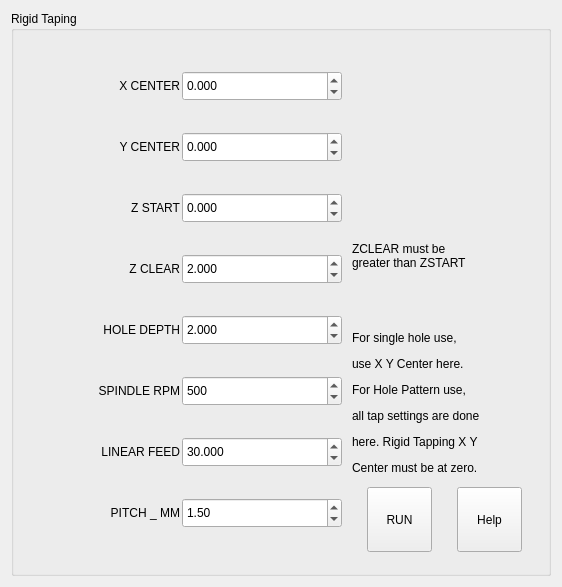
            <widget class="QWidget" name="tab_12">
             <attribute name="title">
              <string>Rigid Tap</string>
             </attribute>
             <layout class="QVBoxLayout" name="verticalLayout_23">
              <item>
               <widget class="QGroupBox" name="groupBox_8">
                <property name="minimumSize">
                 <size>
                  <width>540</width>
                  <height>565</height>
                 </size>
                </property>
                <property name="title">
                 <string>Rigid Taping</string>
                </property>
                <layout class="QHBoxLayout" name="horizontalLayout_28">
                 <item>
                  <layout class="QGridLayout" name="gridLayout_15">
                   <property name="topMargin">
                    <number>2</number>
                   </property>
                   <property name="rightMargin">
                    <number>2</number>
                   </property>
                   <property name="bottomMargin">
                    <number>2</number>
                   </property>
                   <property name="spacing">
                    <number>2</number>
                   </property>
                   <item row="0" column="1">
                    <widget class="QDoubleSpinBox" name="ops_tap_x_center">
                     <property name="minimumSize">
                      <size>
                       <width>160</width>
                       <height>30</height>
                      </size>
                     </property>
                     <property name="toolTip">
                      <string>&lt;html&gt;&lt;head/&gt;&lt;body&gt;&lt;p&gt;Tap X center value. Leave at 0 to start over the active offset X0 Y0 and must be 0 when used with the pattern tab.&lt;/p&gt;&lt;/body&gt;&lt;/html&gt;</string>
                     </property>
                     <property name="toolTipDuration">
                      <number>-1</number>
                     </property>
                     <property name="decimals">
                      <number>3</number>
                     </property>
                     <property name="minimum">
                      <double>-999.000000000000000</double>
                     </property>
                     <property name="maximum">
                      <double>999.000000000000000</double>
                     </property>
                     <property name="singleStep">
                      <double>0.010000000000000</double>
                     </property>
                     <property name="value">
                      <double>0.000000000000000</double>
                     </property>
                     <property name="function" stdset="0">
                      <string>set_var</string>
                     </property>
                     <property name="variable" stdset="0">
                      <string>2060</string>
                     </property>
                     <property name="input" stdset="0">
                      <string>number</string>
                     </property>
                    </widget>
                   </item>
                   <item row="2" column="0">
                    <widget class="QLabel" name="label_62">
                     <property name="minimumSize">
                      <size>
                       <width>120</width>
                       <height>30</height>
                      </size>
                     </property>
                     <property name="text">
                      <string>Z START</string>
                     </property>
                     <property name="alignment">
                      <set>Qt::AlignRight|Qt::AlignTrailing|Qt::AlignVCenter</set>
                     </property>
                    </widget>
                   </item>
                   <item row="0" column="0">
                    <widget class="QLabel" name="label_70">
                     <property name="minimumSize">
                      <size>
                       <width>120</width>
                       <height>30</height>
                      </size>
                     </property>
                     <property name="text">
                      <string>X CENTER</string>
                     </property>
                     <property name="alignment">
                      <set>Qt::AlignRight|Qt::AlignTrailing|Qt::AlignVCenter</set>
                     </property>
                    </widget>
                   </item>
                   <item row="1" column="0">
                    <widget class="QLabel" name="label_69">
                     <property name="minimumSize">
                      <size>
                       <width>120</width>
                       <height>30</height>
                      </size>
                     </property>
                     <property name="text">
                      <string>Y CENTER</string>
                     </property>
                     <property name="alignment">
                      <set>Qt::AlignRight|Qt::AlignTrailing|Qt::AlignVCenter</set>
                     </property>
                    </widget>
                   </item>
                   <item row="5" column="0">
                    <widget class="QLabel" name="label_75">
                     <property name="minimumSize">
                      <size>
                       <width>120</width>
                       <height>30</height>
                      </size>
                     </property>
                     <property name="text">
                      <string>SPINDLE RPM</string>
                     </property>
                     <property name="alignment">
                      <set>Qt::AlignRight|Qt::AlignTrailing|Qt::AlignVCenter</set>
                     </property>
                    </widget>
                   </item>
                   <item row="2" column="1">
                    <widget class="QDoubleSpinBox" name="ops_tap_z_start">
                     <property name="minimumSize">
                      <size>
                       <width>160</width>
                       <height>30</height>
                      </size>
                     </property>
                     <property name="toolTip">
                      <string>&lt;html&gt;&lt;head/&gt;&lt;body&gt;&lt;p&gt;Z Start plane for tapping. Must be a value lower than Z clear.&lt;/p&gt;&lt;/body&gt;&lt;/html&gt;</string>
                     </property>
                     <property name="toolTipDuration">
                      <number>-1</number>
                     </property>
                     <property name="decimals">
                      <number>3</number>
                     </property>
                     <property name="minimum">
                      <double>-999.000000000000000</double>
                     </property>
                     <property name="maximum">
                      <double>999.000000000000000</double>
                     </property>
                     <property name="singleStep">
                      <double>0.010000000000000</double>
                     </property>
                     <property name="value">
                      <double>0.000000000000000</double>
                     </property>
                     <property name="function" stdset="0">
                      <string>set_var</string>
                     </property>
                     <property name="variable" stdset="0">
                      <string>2062</string>
                     </property>
                     <property name="input" stdset="0">
                      <string>number</string>
                     </property>
                    </widget>
                   </item>
                   <item row="4" column="0">
                    <widget class="QLabel" name="label_76">
                     <property name="minimumSize">
                      <size>
                       <width>120</width>
                       <height>30</height>
                      </size>
                     </property>
                     <property name="text">
                      <string>HOLE DEPTH</string>
                     </property>
                     <property name="alignment">
                      <set>Qt::AlignRight|Qt::AlignTrailing|Qt::AlignVCenter</set>
                     </property>
                    </widget>
                   </item>
                   <item row="3" column="0">
                    <widget class="QLabel" name="label_74">
                     <property name="minimumSize">
                      <size>
                       <width>120</width>
                       <height>30</height>
                      </size>
                     </property>
                     <property name="text">
                      <string>Z CLEAR</string>
                     </property>
                     <property name="alignment">
                      <set>Qt::AlignRight|Qt::AlignTrailing|Qt::AlignVCenter</set>
                     </property>
                    </widget>
                   </item>
                   <item row="3" column="1">
                    <widget class="QDoubleSpinBox" name="ops_tap_z_clear">
                     <property name="minimumSize">
                      <size>
                       <width>160</width>
                       <height>30</height>
                      </size>
                     </property>
                     <property name="toolTip">
                      <string>&lt;html&gt;&lt;head/&gt;&lt;body&gt;&lt;p&gt;Z Return plane for tapping. Must be a value greater than Z Start.&lt;/p&gt;&lt;/body&gt;&lt;/html&gt;</string>
                     </property>
                     <property name="toolTipDuration">
                      <number>-1</number>
                     </property>
                     <property name="decimals">
                      <number>3</number>
                     </property>
                     <property name="minimum">
                      <double>0.000000000000000</double>
                     </property>
                     <property name="maximum">
                      <double>999.000000000000000</double>
                     </property>
                     <property name="singleStep">
                      <double>0.010000000000000</double>
                     </property>
                     <property name="value">
                      <double>2.000000000000000</double>
                     </property>
                     <property name="function" stdset="0">
                      <string>set_var</string>
                     </property>
                     <property name="variable" stdset="0">
                      <string>2063</string>
                     </property>
                     <property name="input" stdset="0">
                      <string>number</string>
                     </property>
                    </widget>
                   </item>
                   <item row="4" column="1">
                    <widget class="QDoubleSpinBox" name="ops_tap_z_depth">
                     <property name="minimumSize">
                      <size>
                       <width>160</width>
                       <height>30</height>
                      </size>
                     </property>
                     <property name="toolTip">
                      <string>&lt;html&gt;&lt;head/&gt;&lt;body&gt;&lt;p&gt;Thread Depth from the Z Start plane.&lt;/p&gt;&lt;/body&gt;&lt;/html&gt;</string>
                     </property>
                     <property name="toolTipDuration">
                      <number>-1</number>
                     </property>
                     <property name="decimals">
                      <number>3</number>
                     </property>
                     <property name="minimum">
                      <double>0.000000000000000</double>
                     </property>
                     <property name="maximum">
                      <double>999.000000000000000</double>
                     </property>
                     <property name="singleStep">
                      <double>0.010000000000000</double>
                     </property>
                     <property name="value">
                      <double>2.000000000000000</double>
                     </property>
                     <property name="function" stdset="0">
                      <string>set_var</string>
                     </property>
                     <property name="variable" stdset="0">
                      <string>2064</string>
                     </property>
                     <property name="input" stdset="0">
                      <string>number</string>
                     </property>
                    </widget>
                   </item>
                   <item row="1" column="1">
                    <widget class="QDoubleSpinBox" name="ops_tap_y_center">
                     <property name="minimumSize">
                      <size>
                       <width>160</width>
                       <height>30</height>
                      </size>
                     </property>
                     <property name="toolTip">
                      <string>&lt;html&gt;&lt;head/&gt;&lt;body&gt;&lt;p&gt;Tap Y center value. Leave at 0 to start over the active offset X0 Y0 and must be 0 when used with the pattern tab.&lt;/p&gt;&lt;/body&gt;&lt;/html&gt;</string>
                     </property>
                     <property name="toolTipDuration">
                      <number>-1</number>
                     </property>
                     <property name="decimals">
                      <number>3</number>
                     </property>
                     <property name="minimum">
                      <double>-999.000000000000000</double>
                     </property>
                     <property name="maximum">
                      <double>999.000000000000000</double>
                     </property>
                     <property name="singleStep">
                      <double>0.010000000000000</double>
                     </property>
                     <property name="value">
                      <double>0.000000000000000</double>
                     </property>
                     <property name="function" stdset="0">
                      <string>set_var</string>
                     </property>
                     <property name="variable" stdset="0">
                      <string>2061</string>
                     </property>
                     <property name="input" stdset="0">
                      <string>number</string>
                     </property>
                    </widget>
                   </item>
                   <item row="6" column="0">
                    <widget class="QLabel" name="label_80">
                     <property name="minimumSize">
                      <size>
                       <width>120</width>
                       <height>30</height>
                      </size>
                     </property>
                     <property name="text">
                      <string> LINEAR FEED</string>
                     </property>
                     <property name="alignment">
                      <set>Qt::AlignRight|Qt::AlignTrailing|Qt::AlignVCenter</set>
                     </property>
                    </widget>
                   </item>
                   <item row="5" column="1">
                    <widget class="QDoubleSpinBox" name="ops_tap_speed">
                     <property name="minimumSize">
                      <size>
                       <width>160</width>
                       <height>30</height>
                      </size>
                     </property>
                     <property name="toolTip">
                      <string>&lt;html&gt;&lt;head/&gt;&lt;body&gt;&lt;p&gt;Spindle Speed for Rigid Tap op.&lt;/p&gt;&lt;/body&gt;&lt;/html&gt;</string>
                     </property>
                     <property name="toolTipDuration">
                      <number>-1</number>
                     </property>
                     <property name="decimals">
                      <number>0</number>
                     </property>
                     <property name="minimum">
                      <double>0.000000000000000</double>
                     </property>
                     <property name="maximum">
                      <double>9999.000000000000000</double>
                     </property>
                     <property name="singleStep">
                      <double>0.100000000000000</double>
                     </property>
                     <property name="value">
                      <double>500.000000000000000</double>
                     </property>
                     <property name="function" stdset="0">
                      <string>set_var</string>
                     </property>
                     <property name="variable" stdset="0">
                      <string>2067</string>
                     </property>
                     <property name="input" stdset="0">
                      <string>number</string>
                     </property>
                    </widget>
                   </item>
                   <item row="6" column="1">
                    <widget class="QDoubleSpinBox" name="ops_tap_feed">
                     <property name="minimumSize">
                      <size>
                       <width>160</width>
                       <height>30</height>
                      </size>
                     </property>
                     <property name="toolTip">
                      <string>&lt;html&gt;&lt;head/&gt;&lt;body&gt;&lt;p&gt;Feedrate for Z linear moves in the Rigid Tap op.&lt;/p&gt;&lt;/body&gt;&lt;/html&gt;</string>
                     </property>
                     <property name="toolTipDuration">
                      <number>-1</number>
                     </property>
                     <property name="decimals">
                      <number>3</number>
                     </property>
                     <property name="minimum">
                      <double>0.000000000000000</double>
                     </property>
                     <property name="maximum">
                      <double>999.000000000000000</double>
                     </property>
                     <property name="singleStep">
                      <double>0.100000000000000</double>
                     </property>
                     <property name="value">
                      <double>30.000000000000000</double>
                     </property>
                     <property name="function" stdset="0">
                      <string>set_var</string>
                     </property>
                     <property name="variable" stdset="0">
                      <string>2068</string>
                     </property>
                     <property name="input" stdset="0">
                      <string>number</string>
                     </property>
                    </widget>
                   </item>
                   <item row="7" column="0">
                    <widget class="QLabel" name="label_73">
                     <property name="minimumSize">
                      <size>
                       <width>120</width>
                       <height>30</height>
                      </size>
                     </property>
                     <property name="text">
                      <string>PITCH _ MM</string>
                     </property>
                     <property name="alignment">
                      <set>Qt::AlignRight|Qt::AlignTrailing|Qt::AlignVCenter</set>
                     </property>
                    </widget>
                   </item>
                   <item row="7" column="1">
                    <widget class="QDoubleSpinBox" name="ops_tap_tpi">
                     <property name="minimumSize">
                      <size>
                       <width>160</width>
                       <height>30</height>
                      </size>
                     </property>
                     <property name="toolTip">
                      <string>&lt;html&gt;&lt;head/&gt;&lt;body&gt;&lt;p&gt;Enter the thread pitch (TPI) for the tap. &lt;/p&gt;&lt;/body&gt;&lt;/html&gt;</string>
                     </property>
                     <property name="toolTipDuration">
                      <number>-1</number>
                     </property>
                     <property name="decimals">
                      <number>2</number>
                     </property>
                     <property name="minimum">
                      <double>0.000000000000000</double>
                     </property>
                     <property name="maximum">
                      <double>99.000000000000000</double>
                     </property>
                     <property name="singleStep">
                      <double>0.100000000000000</double>
                     </property>
                     <property name="value">
                      <double>1.500000000000000</double>
                     </property>
                     <property name="function" stdset="0">
                      <string>set_var</string>
                     </property>
                     <property name="variable" stdset="0">
                      <string>2065</string>
                     </property>
                     <property name="input" stdset="0">
                      <string>number</string>
                     </property>
                    </widget>
                   </item>
                  </layout>
                 </item>
                 <item>
                  <layout class="QGridLayout" name="gridLayout_16">
                   <property name="leftMargin">
                    <number>2</number>
                   </property>
                   <property name="topMargin">
                    <number>2</number>
                   </property>
                   <property name="rightMargin">
                    <number>2</number>
                   </property>
                   <property name="bottomMargin">
                    <number>2</number>
                   </property>
                   <item row="2" column="0">
                    <widget class="QLabel" name="label_71">
                     <property name="minimumSize">
                      <size>
                       <width>175</width>
                       <height>150</height>
                      </size>
                     </property>
                     <property name="text">
                      <string>&lt;html&gt;&lt;head/&gt;&lt;body&gt;&lt;p&gt;For single hole use, &lt;/p&gt;&lt;p&gt;use X Y Center here.&lt;/p&gt;&lt;p&gt;For Hole Pattern use, &lt;/p&gt;&lt;p&gt;all tap settings are done&lt;/p&gt;&lt;p&gt;here. Rigid Tapping X Y &lt;/p&gt;&lt;p&gt;Center must be at zero.&lt;/p&gt;&lt;/body&gt;&lt;/html&gt;</string>
                     </property>
                     <property name="alignment">
                      <set>Qt::AlignLeading|Qt::AlignLeft|Qt::AlignTop</set>
                     </property>
                    </widget>
                   </item>
                   <item row="3" column="0">
                    <layout class="QHBoxLayout" name="horizontalLayout_27">
                     <property name="spacing">
                      <number>20</number>
                     </property>
                     <property name="leftMargin">
                      <number>10</number>
                     </property>
                     <property name="rightMargin">
                      <number>10</number>
                     </property>
                     <property name="bottomMargin">
                      <number>10</number>
                     </property>
                     <item>
                      <widget class="QPushButton" name="pushButton_4">
                       <property name="minimumSize">
                        <size>
                         <width>65</width>
                         <height>65</height>
                        </size>
                       </property>
                       <property name="maximumSize">
                        <size>
                         <width>65</width>
                         <height>65</height>
                        </size>
                       </property>
                       <property name="text">
                        <string>RUN</string>
                       </property>
                       <property name="function" stdset="0">
                        <string>mdi</string>
                       </property>
                       <property name="command" stdset="0">
                        <string>o&lt;rigid_tap_m&gt; call</string>
                       </property>
                      </widget>
                     </item>
                     <item>
                      <widget class="QPushButton" name="rigid_tap_help">
                       <property name="minimumSize">
                        <size>
                         <width>65</width>
                         <height>65</height>
                        </size>
                       </property>
                       <property name="maximumSize">
                        <size>
                         <width>65</width>
                         <height>65</height>
                        </size>
                       </property>
                       <property name="text">
                        <string>Help</string>
                       </property>
                       <property name="function" stdset="0">
                        <string>help</string>
                       </property>
                       <property name="file" stdset="0">
                        <string>rigid_tap.txt</string>
                       </property>
                       <property name="topic" stdset="0">
                        <string>Rigid Tap Help</string>
                       </property>
                       <property name="x_pos" stdset="0">
                        <string>30</string>
                       </property>
                       <property name="y_pos" stdset="0">
                        <string>100</string>
                       </property>
                       <property name="horz_size" stdset="0">
                        <string>540</string>
                       </property>
                       <property name="vert_size" stdset="0">
                        <string>300</string>
                       </property>
                      </widget>
                     </item>
                    </layout>
                   </item>
                   <item row="1" column="0">
                    <widget class="QLabel" name="label_83">
                     <property name="minimumSize">
                      <size>
                       <width>185</width>
                       <height>60</height>
                      </size>
                     </property>
                     <property name="text">
                      <string>ZCLEAR must be
greater than ZSTART</string>
                     </property>
                     <property name="alignment">
                      <set>Qt::AlignLeading|Qt::AlignLeft|Qt::AlignTop</set>
                     </property>
                    </widget>
                   </item>
                   <item row="0" column="0">
                    <spacer name="verticalSpacer_3">
                     <property name="orientation">
                      <enum>Qt::Vertical</enum>
                     </property>
                     <property name="sizeType">
                      <enum>QSizePolicy::Minimum</enum>
                     </property>
                     <property name="sizeHint" stdset="0">
                      <size>
                       <width>20</width>
                       <height>200</height>
                      </size>
                     </property>
                    </spacer>
                   </item>
                  </layout>
                 </item>
                </layout>
               </widget>
              </item>
             </layout>
            </widget>
